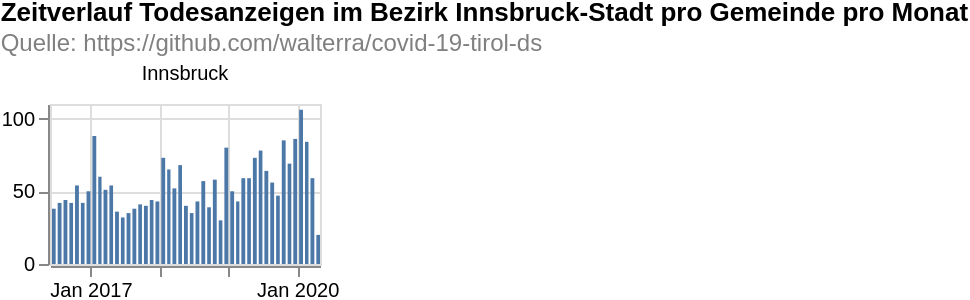

Write a Vega-Lite specification for this figure.
### Vega-Lite specification from a JSON file in a GitHub repository (floating-point values rounded to 4 significant figures; data arrays with more than 128 entries replaced by an {"elided": "..."} marker saying what was removed)
{"$schema": "https://vega.github.io/schema/vega-lite/v4.8.1.json", "columns": 6, "config": {"view": {"continuousHeight": 300, "continuousWidth": 400}}, "data": {"name": "data-1196601e500ae5f191470221ca3e0c3a"}, "datasets": {"data-1196601e500ae5f191470221ca3e0c3a": {"elided": "1031 records"}}, "facet": {"field": "municipaly", "title": null, "type": "nominal"}, "padding": 0, "spec": {"layer": [{"encoding": {"tooltip": [{"field": "date", "timeUnit": "yearmonth", "type": "temporal"}, {"aggregate": "sum", "field": "count", "type": "quantitative"}], "x": {"field": "date", "timeUnit": "yearmonth", "title": null, "type": "temporal"}, "y": {"aggregate": "sum", "field": "count", "title": null, "type": "quantitative"}}, "height": 80, "mark": "bar", "width": 135}]}, "title": {"color": "black", "subtitle": ["Quelle: https://github.com/walterra/covid-19-tirol-ds"], "subtitleColor": "gray", "text": ["Zeitverlauf Todesanzeigen im Bezirk Innsbruck-Stadt pro Gemeinde pro Monat"]}}
